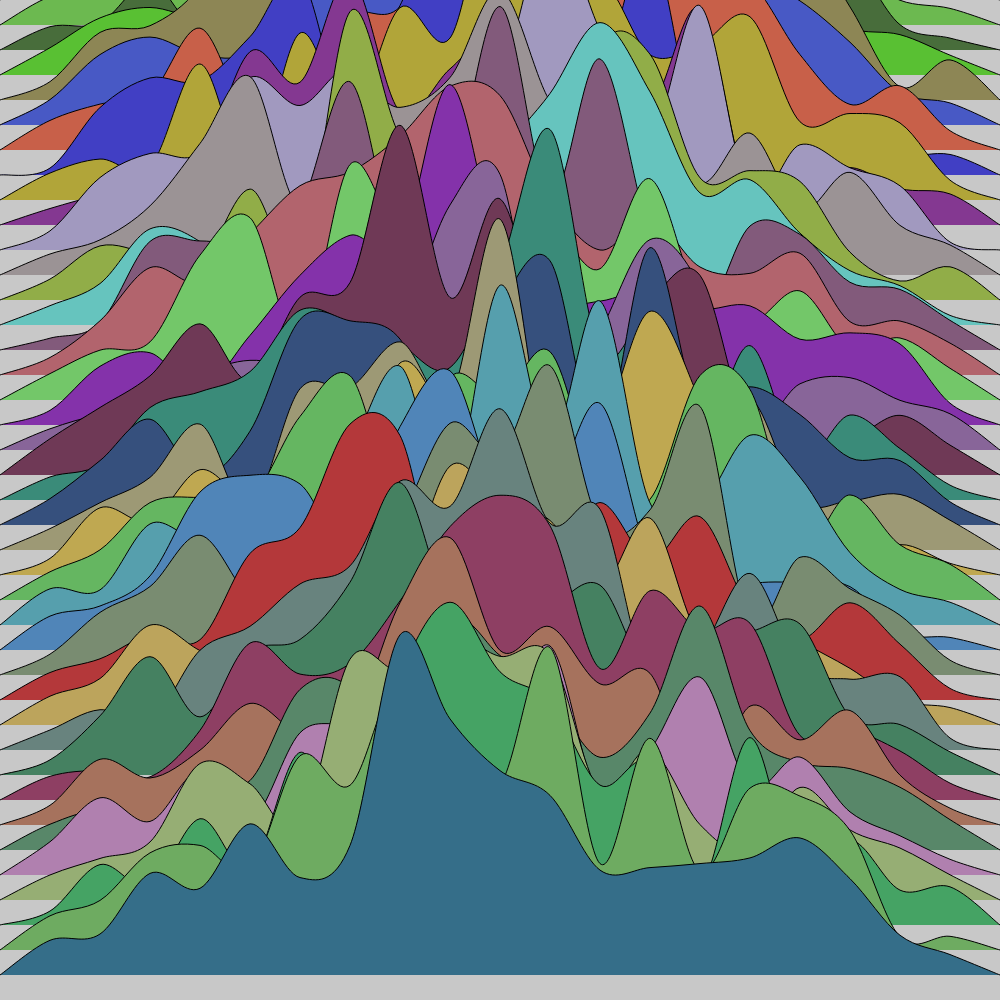
Frame 1 (no input)
Frame 60 (no input): identical to frame 1, image omitted
Frame 120 (the mouse pressed at the canvas centre since frame 60): identical to frame 1, image omitted

The p5.js sketch that drew this single still picture (run headless with seeded random() and noise() and a simulated clock; from frame 60 on, the mouse is pressed at the canvas centre):

// p5.js sketch
// ── sketch.js
function setup() {
  
  w = min(windowWidth,windowHeight)
  createCanvas(w, w);
  background(200);
  for(n = 0; n<height; n+=height/40){
    beginShape();
    curveVertex(0,n)
    for (i = 0; i < width; i+=width/20) {
      var d = dist(i,n,width/2,n)
      curveVertex(i,n-noise(n+i*0.08)*(width/2-d))
      fill(random(50,200),random(50,200),random(50,200))
    }
    curveVertex(width,n)
    curveVertex(width,n)
    endShape();
    }
}


function draw() {
  
}
// ── sketch1.js
/**
 *
 * Author  : Loizos Vasileiou (eeu905)
 * Module  : UXS-2071 (Scripted Media)
 * Email   : eeu905@bangor.ac.uk
 * Project : X071_10_Pie_Chart_Results
 *
 */

/* Variables Declaration */
var pieChartSize = 400;
var respondentDataInputArray = [100,200,300,400,1000]; //Holds the number of answers for each question
var sum = total(respondentDataInputArray); //Holds the sum of the answers
var percentagesArray = [respondentDataInputArray.length]; //Depending on each answer from 5 seperete answers by persentage
var chartArray = [respondentDataInputArray.length]; //Holds 5 arcs to present a pie chart
var answersArray = ["Strongly Agree","Agree","Neutral","Disagree","Strongly Disagree"];
var rectX = 500; //holds space between the status rectangles (in width)
var rectY = 100; //holds space between the status rectangles (in height)
var canvasWidth = 1000; 
var canvasHeight = respondentDataInputArray.length * 100; //Dynamic Height

/* SETUP CANVAS */
function setup() {
  
  var myCanvas = createCanvas(canvasWidth, canvasHeight); //Create the Canvas to draw the Pie Chart
  myCanvas.parent("canvas1");
  //Set a White Background Color on the Canvas
  
  /* Draw Chart after calculation */
  calculateAngles(); //This method will calculate the angle for the chart points
  pieChart(pieChartSize, chartArray); //Draw Pie Chart
}

/* DO CALCULATION */
function calculateAngles(){
  
  var persentageMultiplyer = 100 / sum; //Add the persentage of the sum in a variable

  for(i=0; i<respondentDataInputArray.length; i++){

    //Add the persentage of the sum to an array of persentages
    percentagesArray[i] = respondentDataInputArray[i] * persentageMultiplyer;
     
    chartArray[i] = percentagesArray[i] * 3.6; //Hold degrees of each part in the array
  }
    
}


function pieChart(diameter, data) {
  background(200);
  /* Add title to show how many people had answered */
  textSize(50);
  textStyle(BOLD);
  text("Out of " + sum + " people",450,50);
  textStyle(NORMAL);
  
  var lastAngle = 0;
  
  for (var i=0; i<data.length; i++) {
    
    var from = color(random(100,255),random(100,255),random(100,255));
		var to = color(random(100,255), random(100,255), random(100,255));
		colorMode(RGB); // Try changing to HSB.
		var interA = lerpColor(from, to, 0.33*i);
    
    if(i==0){
    	fill(from); //Add random Color
    }
    else if(i>0){
    	fill(interA); //Add random Color
    }
    else if(i==data.length){
    	fill(tp); //Add random Color
    }
    
    /* DRAW PIE CHART */
    arc(25+pieChartSize/2, height/2, 	//Arguments : x/y coordinate of the arc's ellipse
        diameter, diameter, 											  	//width/height of the arc's ellipse by default
        lastAngle, lastAngle+radians(chartArray[i]));	//angle to start/stop the arc, specified in radians
    
    lastAngle += radians(chartArray[i]); //Add to last angle depenting on the next Arc
    
    /* DRAW STATUS OF THE PIE CHART */
    rect(rectX,rectY,20,20); 
    
    textSize(20); //Change the size of the text
    
    var percentagesText = text(nf(percentagesArray[i], 2,2), rectX+35, rectY+15); //Remove Decimal numbers
    var str = "         % , " + answersArray[i] + " , ("+respondentDataInputArray[i]+" people answered)";
    
    text(str,rectX+35,rectY+15);
    
    rectY+=80; //Move next point of status
    
  } //-End of For Loop 
}

function total(array){
    var sum = 0;
    
    for(var i=0; i<array.length; i++){   
        sum+= array[i];
    }
    return sum;
}
// ── sketch2.js
/**
 *
 * Author  : Loizos Vasileiou (eeu905)
 * Module  : UXS-2071 (Scripted Media)
 * Email   : eeu905@bangor.ac.uk
 * Project : X071_11_Stacked_Bar_Chart
 *
 */

/* Needed Variables Declaration */
var month1 = [10, 0, 0, 5, 1, 10, 1];
var month2 = [10, 5, 1, 5, 5, 10, 4];
var month3 = [7, 8, 9, 8.2, 10, 6];
var month4 = [2, 2, 2, 8, 8, 7];
var month5 = [10, 2, 1, 8, 7, 20, 3];
var month6 = [1, 4, 7, 25, 8];
var month7 = [9, 20, 18, 1];
var month8 = [3, 2, 1, 6, 8];
var month9 = [8, 1, 21, 1];
var month10 = [10, 9, 1, 11, 2];
var month11 = [11, 2, 8, 31];
var month12 = [10, 5, 20, 30, 5,10];
var arrayOfMonths = [month1, month2, month3, month4, month5, month6, month7, month8, month9, month10, month11, month12];

var arrayOfMonths_TEXT = ["Jan 2018", "Feb 2018", "Mar 2018", "Apr 2018", "May 2018", "Jun 2018", "Jul 2018", "Aug 2018", "Sep 2018", "Oct 2018", "Nov 2018", "Dec 2018"];
var arrayOfLegends = [
  "his is a free online calculator which counts the number of characters or letters in a text, useful for your tweets on Twitter, as well as a multitude of other applications.his is a free online calculator which counts the number of characters or letter 255",
  "his is a free online calculator which counts the number of characters or letters in a text, useful for your tweets on Twitter, as well as a multitude of other applications.his is a free online calculator which counts the number of characters or letter 255",
  "Are you happy with your manager?",
    "his is a free online calculator which counts the number of characters or letters in a text, useful for your tweets on Twitter, as well as a multitude of other applications.his is a free online calculator which counts the number of characters or letter 255",
  "his is a free online calculator which counts the number of characters or letters in a text, useful for your tweets on Twitter, as well as a multitude of other applications.his is a free online calculator which counts the number of characters or letter 255",
  "Are you happy with your manager?",
  "Are you happy with your coworkers?",
  "Are you happy with your admin service?"
  
];

/* Create an array of Colors (RGB ColorMode) */
var arrayOfColors = [
  [68, 114, 196],  [237, 125, 49], [165, 165, 165],  [255, 192, 0],  [91, 155, 213], //5
  [128, 129, 42],  [170, 4, 90],  [252, 178, 128],  [70, 52, 105], [190, 190, 190], //10
  [169, 194, 135], [161, 111, 41], [133, 35, 96],  [140, 155, 204], [81, 120, 94], //15
  [68, 114, 196],  [237, 125, 49], [165, 165, 165],  [255, 192, 0], [91, 155, 213], //20
  [128, 129, 42],  [170, 4, 90], [252, 178, 128], [70, 52, 105], [190, 190, 190], //25
  [169, 194, 135], [161, 111, 41], [133, 35, 96],  [140, 155, 204], [81, 120, 94] //35 Colors
]; //End of Array of Colors

/* Setup Canvas Size */
var legendsWidth = 450; //Extra space 75 pixels
// 200 pixels per month (Width) + some extra space 
var canvasWidth = (arrayOfMonths.length * 90) + (legendsWidth);
var canvasHeight; //Depents on the Chart/Legends Height
// 11 pixels per Respontant (Height) + some extra space
var chartHeight = (findMaxNumOfResondents() * 12.5);
var canvasHeight_Legends = ((arrayOfLegends.length*75)+20);

function setup() {

  if(chartHeight>canvasHeight_Legends){
    
    canvasHeight = chartHeight;
  }
  else{
    canvasHeight = canvasHeight_Legends;
	  
  }
  
  /* Create Canvas to Draw the Chart */
  var myCanvas = createCanvas(canvasWidth,canvasHeight);
  myCanvas.parent("canvas2");
  background(200); /* !!!  (REMOVE THIS TO MAKE BACKGROUND TRANSPARENT)  !!! */

  chartBase(); //Add X,Y Axis Lines


  addValues(); //Add the Bars (Values) of the Chart

  addLegends(); //Add Lengend Information Bullets
  
}

function findMaxNumOfResondents() {

  var myMax = 0; //Number to be returned

  for (var x = 0; x < arrayOfMonths.length; x++) {
    var currentValue = 0; //Create a current value

    for (var y = 0; y < arrayOfMonths[x].length; y++) {
      currentValue += arrayOfMonths[x][y]; //save current value of every possible index in the 2D Array
    }
    if (currentValue > myMax) { //If current value is bigger than previous
      myMax = currentValue; //Save Value
    }
  }
  return myMax; //Return maximum number of respondent
}


function chartBase() {

  strokeWeight(2.5);
  /* DRAW Y AXIS LINE (VERTICAL) */
  line(50, 25, 50, canvasHeight - 150);
  textSize(35); text("↑",25, 40);
  textSize(10); text("(Num of Responses)", 10, 10);
    
  /* DRAW X AXIS LINE (HORIZONTAL) */
  line(50, canvasHeight - 150, canvasWidth -100, canvasHeight - 150);
  textSize(35); text("→", canvasWidth-150, canvasHeight-120);
  textSize(10); text("(Num of Months)", canvasWidth-110, canvasHeight-125);
	strokeWeight(1);
  /* DRAW LINE SEPERATORS & VALUES ON Y AXIS */
  var max = findMaxNumOfResondents(); //Maximum number of Respondents
  var countLineSeperators = max / 10; //Maximum lines devided by 10
  var fixedNumOfLines = countLineSeperators.toFixed(0); //Fix number (remove decimal numbers)
  var jump = 75; //Space between line seperators
  var myText = 0; //Number to be display
	textSize(16); //Set Text Size
  /* For a calculated number of lines */
  for (var i = 0; i <= fixedNumOfLines; i++) {

    stroke(230); //Change the stroke of the line
    jump += 90; // Change location every loop vertically
    myText += 10; //Add value to the number to be displayed

    //Draw Line Seperator
    line(50, canvasHeight - jump, canvasWidth-legendsWidth-50, canvasHeight - jump);
    //Display number per line seperator
    text(myText, 30, (canvasHeight - jump) + 5);
  }

  noStroke(); //Reset Stroke
  jump = 75; //Reset space between elements

  /* DRAW VALUES OF X AXIS */
  for (var y = 0; y < arrayOfMonths_TEXT.length; y++) {
    text(arrayOfMonths_TEXT[y], jump, canvasHeight - 120);
    jump += 80; // Change location every loop horizontally
  }
}

function addValues() {


  var locX = 80; //Location of rectangle in X Axis
  var locY; //Location of rectangle in Y Axis
  var barWidth = 40; //Size of rectangle (each element) in width
  var barHeight; //Size of rectangle (each element) in height
	textSize(13);
  
  for (var x = 0; x < arrayOfMonths.length; x++) {

    /* Draw Stack Bars (rectangles) */
    for (var y = 0; y < arrayOfMonths[x].length; y++) {

      barHeight = arrayOfMonths[x][y] * 9;

      if (y == 0) {
        locY = canvasHeight - barHeight - 148;
      } else {
        locY -= barHeight;
      }

      /* ADD RECTANGLES TO Y AXIS */
      fill(arrayOfColors[y], arrayOfColors[y], arrayOfColors[y]);
      rect(locX, locY, barWidth, barHeight);

      /* ADD TEXT TO X EVERY ELEMENT */
      if (arrayOfMonths[x][y] >= 1) {
        fill(255, 255, 255); //White Color For Text
        text(arrayOfMonths[x][y], locX + 15, locY + 10);
      }

    }
    locX += 80;
  }
}

function addLegends() {

  var locX = canvasWidth-legendsWidth; //Start location of the Legend in X Axis 
  var locY = canvasHeight - 75; //Start location of the Legend in Y Axis
  var sizeX = 15; //Size of Legend in width
  var sizeY = 15; //Size of Legend in height

  for (var x = 0; x < arrayOfLegends.length; x++) {

    fill(arrayOfColors[x]); //BLACK
    rect(locX, locY-140, sizeX, sizeY);

    fill(0);

    text(arrayOfLegends[x], locX + 20, locY-140, 400, 150);
    
		stroke(160); //Change the stroke of the line
    //Draw Line Seperator
    line(locX, locY-148, canvasWidth+325,locY-148);
    

    locY-=75;
  }
}
